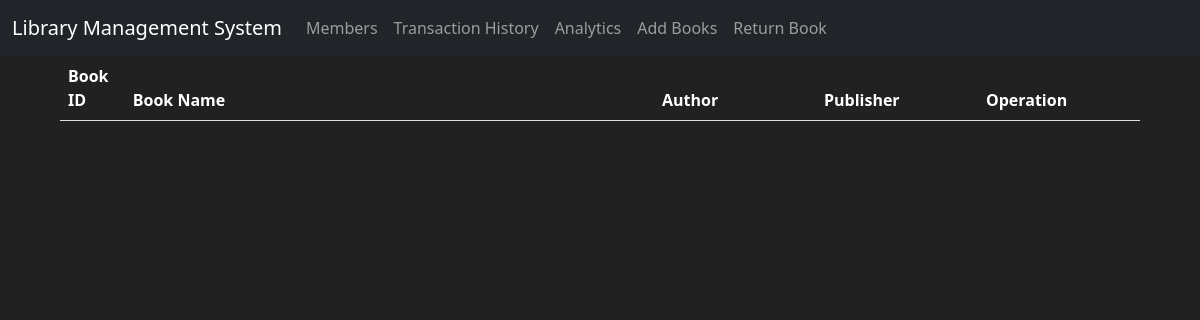
Before: / with the older database file.
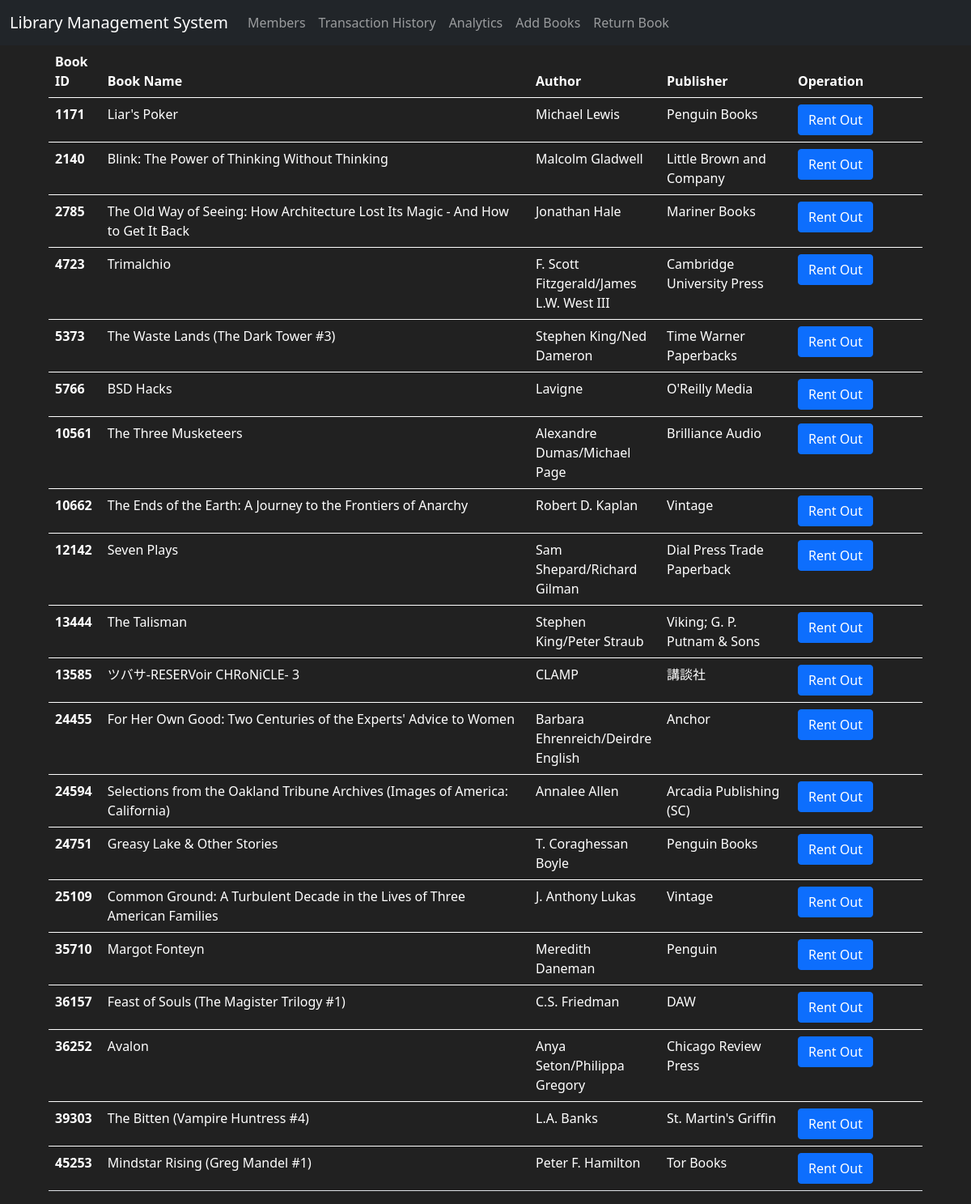
After: the same page with the newer database file.
### app.py (models this page shows)
class Books(db.Model):
    book_id = db.Column(db.Integer , primary_key = True)
    book_name = db.Column(db.String(150))
    author = db.Column(db.String(75))
    publisher = db.Column(db.String(75))
    quantity = db.Column(db.Integer , default = 1)
    borrower = db.Column(db.Integer , default = -1)
    isbn = db.Column(db.String(15))
    times_issued = db.Column(db.Integer , default = 0)

### app.py (the view)
@app.route('/')
def home():
    available_books = Books.query.all()
    return render_template('home.html' , books = available_books)

### templates/home.html (shortened to what this page needs)
{% extends "base.html" %}  {% block body %}
<div style="width: 90%; margin-left: auto; margin-right: auto">
  <table class="table" style="color: white">
    <thead>
      <tr>
        <th scope="col" style="width: 6%">Book ID</th>
        <th scope="col">Book Name</th>
        <th scope="col" style="width: 15%">Author</th>
        <th scope="col" style="width: 15%">Publisher</th>
        <th scope="col" style="width: 15%">Operation</th>
      </tr>
    </thead>
    {% for book in books %} {% if book.quantity == 1 %}
    <tbody>
      <tr>
        <th scope="row">{{book.book_id}}</th>
        <td>{{book.book_name}}</td>
        <td>{{book.author}}</td>
        <td>{{book.publisher}}</td>
        <td>
          <a href="rent_out/{{book.book_id}}"
            ><button class="btn btn-primary">Rent Out</button></a
          >
        </td>
      </tr>
    </tbody>
    {% endif %} {% endfor %}
  </table>
</div>
{% endblock %}

### templates/base.html (shortened to what this page needs)
<!DOCTYPE html>
<html lang="en">
  <head>
    <link
      href="https://cdn.jsdelivr.net/npm/bootstrap@5.0.1/dist/css/bootstrap.min.css"
      rel="stylesheet"
    />
  </head>
  <body>
    <nav class="navbar navbar-expand-md navbar-dark bg-dark ">
      <a class="navbar-brand" href={{ url_for( 'home' ) }} , style="padding-left: 1%"
        >Library Management System</a
      >
      <div class="collapse navbar-collapse" id="navbarNav">
        <ul class="navbar-nav mr-auto">
          <li class="nav-item active">
            <a class="nav-link" href= {{ url_for( 'members' ) }}> Members </a>
          </li>
          <li class="nav-item">
            <a class="nav-link" href={{ url_for( 'transactions' ) }}> Transaction History </a>
          </li>
          <li class="nav-item">
            <a class="nav-link" href={{ url_for( 'analytics' ) }}> Analytics </a>
          </li>
          <li class="nav-item">
            <a class="nav-link" href={{ url_for( 'addBooks' ) }}> Add Books </a>
          </li>
          <li class="nav-item">
            <a class="nav-link" href={{ url_for( 'return_book' ) }}> Return Book </a>
          </li>
        </ul>
      </div>
    </nav>
    {% block body %}{% endblock %}
  </body>
</html>

### templates/base.html (style rules this page uses)
body { background-color: #212121; color: white; }

Changed rows visible on the page:
added Books: book_id "1171", book_name "Liar's Poker", author "Michael Lewis", publisher "Penguin Books"
added Books: book_id "2140", book_name "Blink: The Power of Thinking Without Thinking", author "Malcolm Gladwell", publisher "Little Brown and Company"
added Books: book_id "2785", book_name "The Old Way of Seeing: How Architecture Lost Its Magic - And How to Get It Back", author "Jonathan Hale", publisher "Mariner Books"
added Books: book_id "4723", book_name "Trimalchio", author "F. Scott Fitzgerald/James L.W. West III", publisher "Cambridge University Press"
added Books: book_id "5373", book_name "The Waste Lands (The Dark Tower #3)", author "Stephen King/Ned Dameron", publisher "Time Warner Paperbacks"
added Books: book_id "5766", book_name "BSD Hacks", author "Lavigne", publisher "O'Reilly Media"
added Books: book_id "10561", book_name "The Three Musketeers", author "Alexandre Dumas/Michael Page", publisher "Brilliance Audio"
added Books: book_id "10662", book_name "The Ends of the Earth: A Journey to the Frontiers of Anarchy", author "Robert D. Kaplan", publisher "Vintage"
added Books: book_id "12142", book_name "Seven Plays", author "Sam Shepard/Richard Gilman", publisher "Dial Press Trade Paperback"
added Books: book_id "13444", book_name "The Talisman", author "Stephen King/Peter Straub", publisher "Viking; G. P. Putnam & Sons"
added Books: book_id "13585", book_name "ツバサ-RESERVoir CHRoNiCLE- 3", author "CLAMP", publisher "講談社"
added Books: book_id "24455", book_name "For Her Own Good: Two Centuries of the Experts' Advice to Women", author "Barbara Ehrenreich/Deirdre English", publisher "Anchor"
added Books: book_id "24594", book_name "Selections from the Oakland Tribune Archives (Images of America: California)", author "Annalee Allen", publisher "Arcadia Publishing (SC)"
added Books: book_id "24751", book_name "Greasy Lake & Other Stories", author "T. Coraghessan Boyle", publisher "Penguin Books"
added Books: book_id "25109", book_name "Common Ground: A Turbulent Decade in the Lives of Three American Families", author "J. Anthony Lukas", publisher "Vintage"
added Books: book_id "35710", book_name "Margot Fonteyn", author "Meredith Daneman", publisher "Penguin"
added Books: book_id "36157", book_name "Feast of Souls (The Magister Trilogy #1)", author "C.S. Friedman", publisher "DAW"
added Books: book_id "36252", book_name "Avalon", author "Anya Seton/Philippa Gregory", publisher "Chicago Review Press"
added Books: book_id "39303", book_name "The Bitten (Vampire Huntress #4)", author "L.A. Banks", publisher "St. Martin's Griffin"
added Books: book_id "45253", book_name "Mindstar Rising (Greg Mandel #1)", author "Peter F. Hamilton", publisher "Tor Books"
